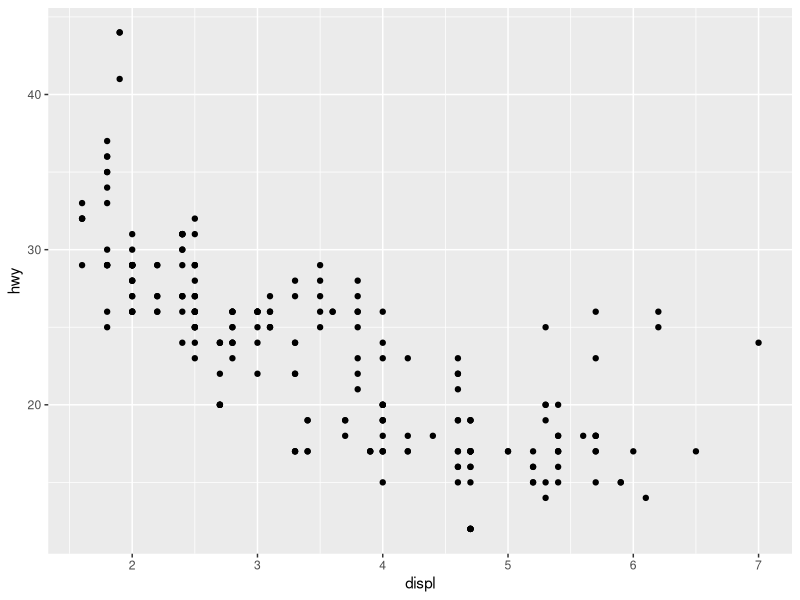
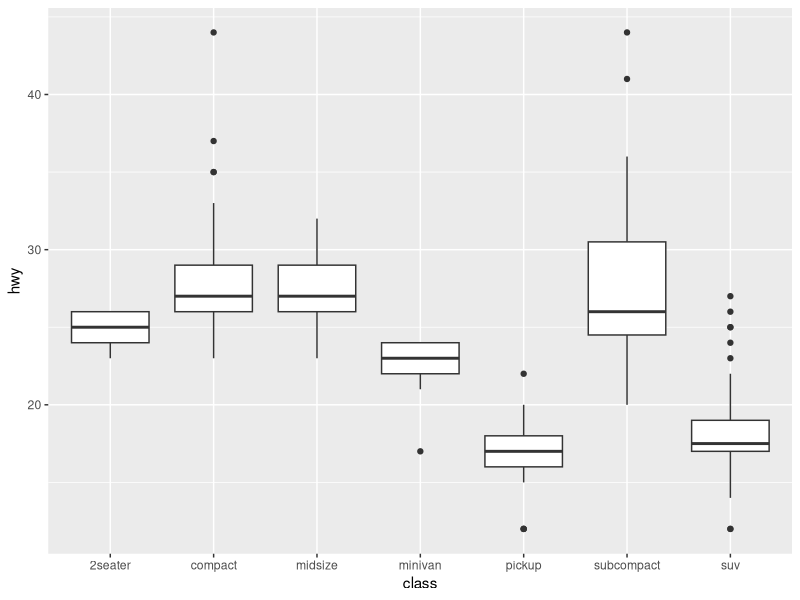
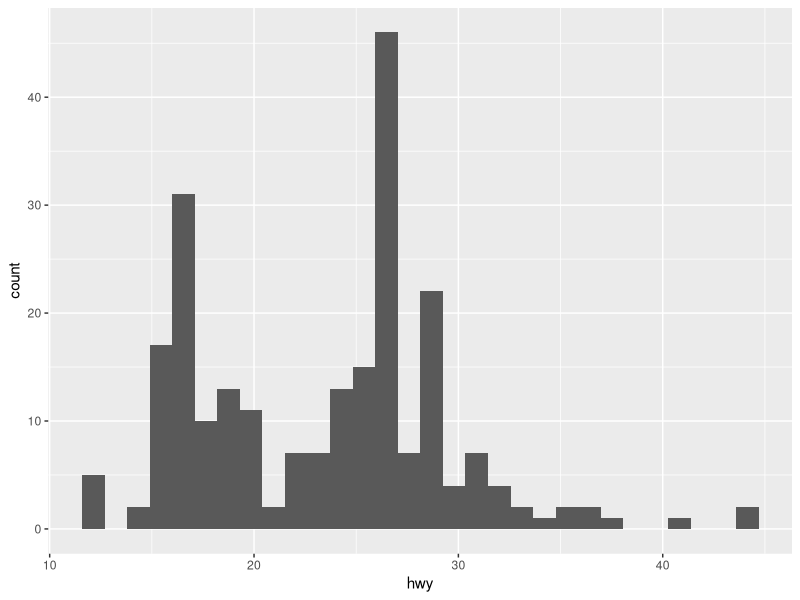
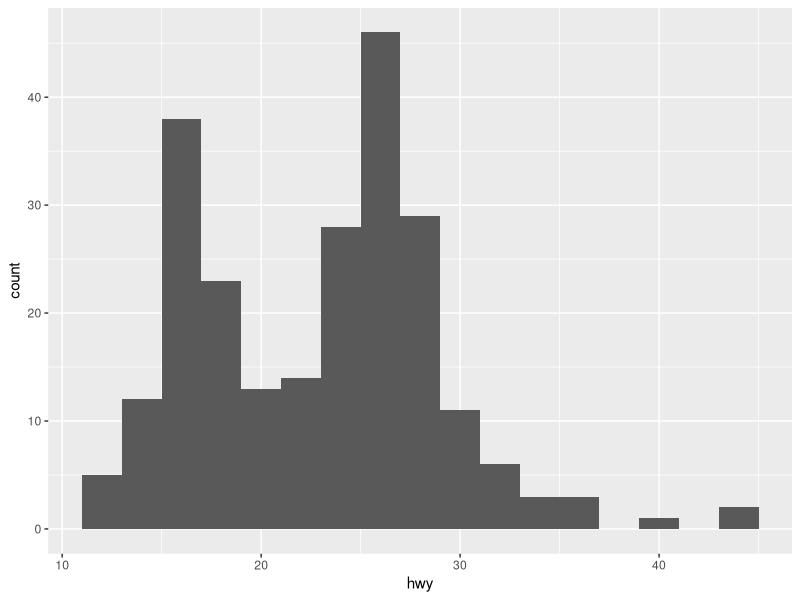
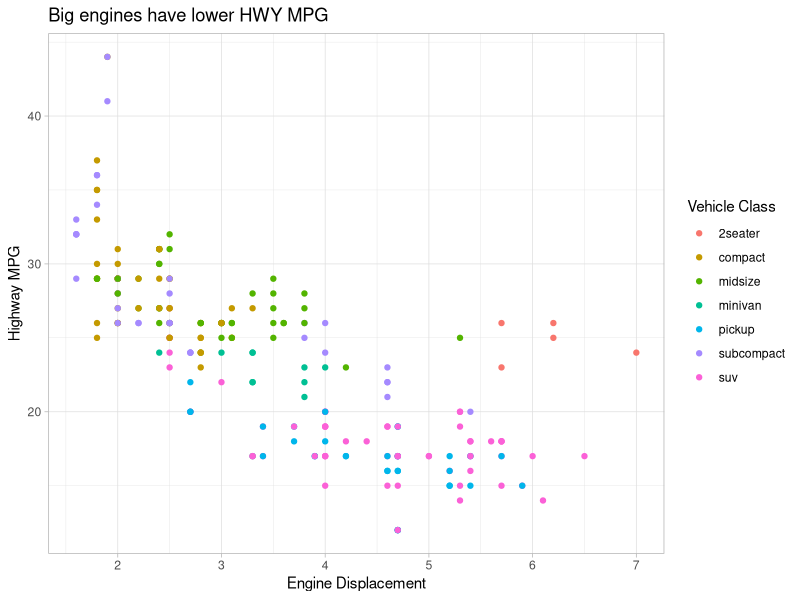
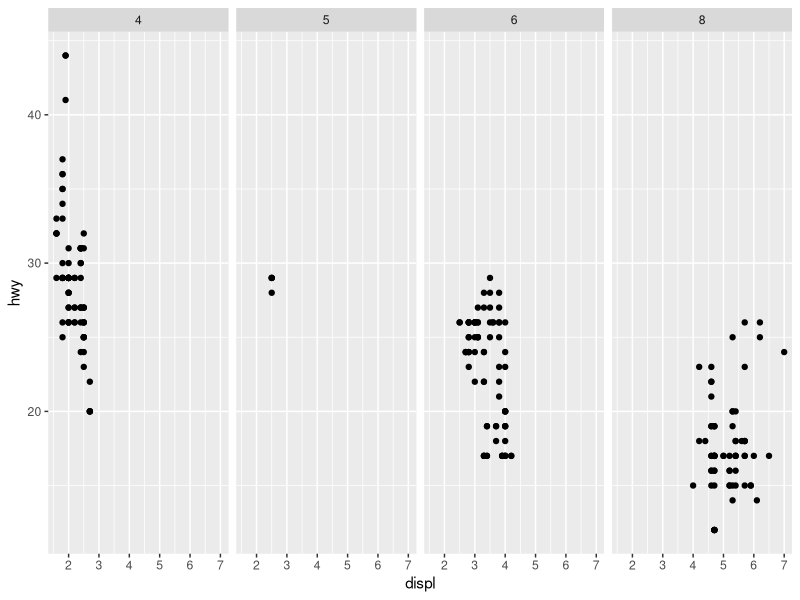
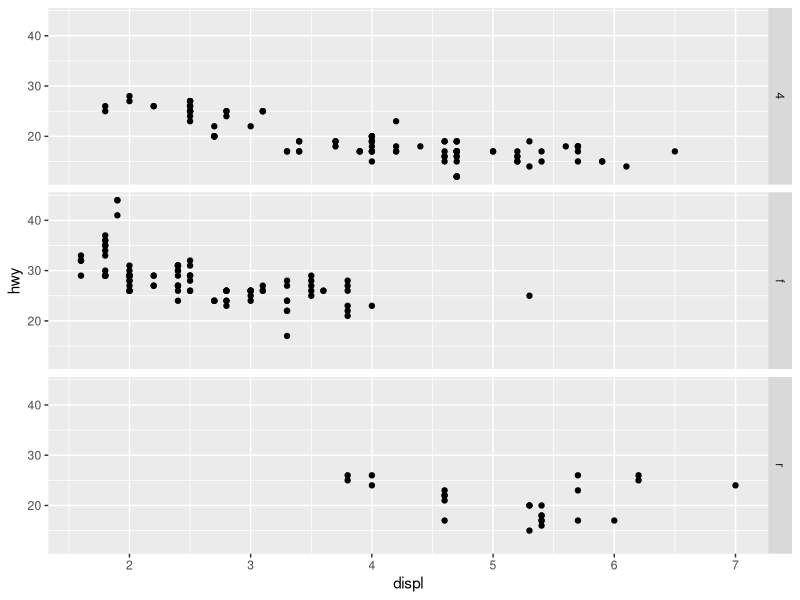
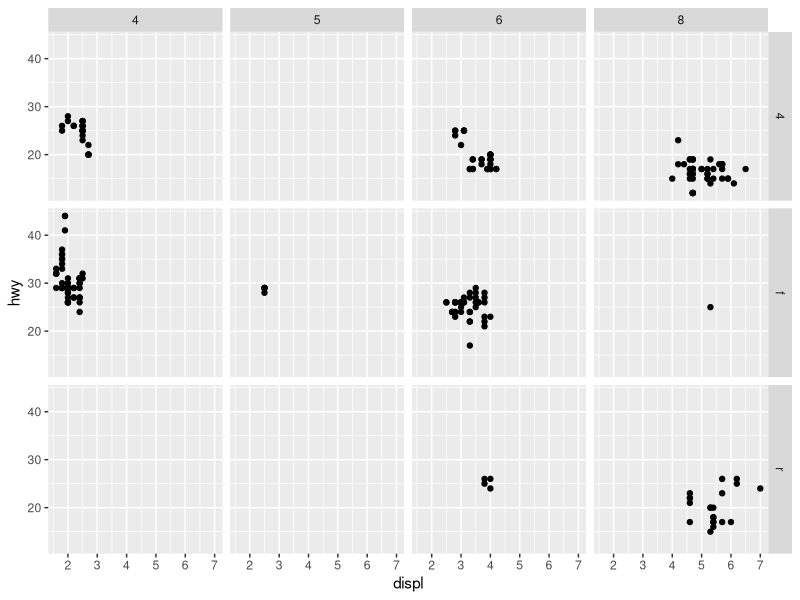

Write R code to recreate these figures, in order.
## ---- chunk 1
#| label: setup
#| include: false
library(tidyverse)
## ---- chunk 2
head(mpg)
## ---- chunk 3
ggplot(data = mpg) +
  geom_point(aes(x = displ, y = hwy))
## ---- chunk 4
ggplot(data = mpg) +
  geom_boxplot(mapping = aes(x = class, y = hwy))
## ---- chunk 5
ggplot(data = mpg) +
  geom_histogram(aes(x = hwy))
## ---- chunk 6
ggplot(data = mpg) +
  geom_histogram(aes(x = hwy), binwidth = 2)
## ---- chunk 7
ggplot(data = mpg) +
  geom_point(mapping = aes(x = displ, y = hwy, color = class)) + 
  labs(x = "Engine Displacement", y = "Highway MPG", color = "Vehicle Class", title = "Big engines have lower HWY MPG") + 
  theme_light()
## ---- chunk 8
# Makes a plot that the commands below will modify
q <- ggplot(mpg) + geom_point(aes(x = displ, y = hwy))

q + facet_grid(. ~ cyl)
q + facet_grid(drv ~ .)
q + facet_grid(drv ~ cyl)
q + facet_wrap(~ class)
## ---- chunk 9
ggplot(data = mpg) + 
  geom_bar(aes(x = class, fill = class)) + 
  guides(fill = "none") + 
  labs(x = "class of vehicle", y = "Number of vehicles in sample") + 
  theme_classic()
## ---- chunk 10
ggplot(mpg) + 
  geom_point(aes(displ, hwy)) +
  geom_smooth(aes(displ, hwy)) 
  ggsave("example.jpg")
